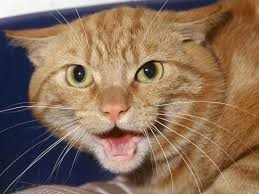
#> input picture Maching Learning/TP 4/images/Achat - Copie (2).jpg, 259 x 194 px; its folder holds only this picture in this run
$ jupyter execute --allow-errors 'TP 4 Notebook.ipynb'   (shell and % lines are left out)
#> lines starting #> are read from the running program, lines starting #| are printed output that depends on the picture; after the words box and inside, x2 and y2 are one past the last pixel; in counts of white or black regions, pixels touching at a corner belong together
Vous allez trouver la suite ici: [Notebook Online](https://machinelearning-dgrinderhz.notebooks.azure.com/j/notebooks/Master%20MST%20SIDI%20-%20FST%20Errachidia/TP%204/TP%204%20Notebook.ipynb)

# Partie 1 : Extraction de caractéristiques simples
La problématique ici est de faire le lien entre ce que vous connaissez en image et ce qu'il vous
est raconté en Classification (il est temps!). En effet, jusqu'à présent, tous les algorithmes
d'apprentissage que nous avons vu requièrent les données sous formes de vecteurs. Or notre but
est de faire de la classification d'images, c'est à dire d'un tenseur d'ordre 3 (3 matrices de
couleurs si vous préférez). Dans cette partie nous allons voir plusieurs approches permettant de
passer d'une image à un vecteur.

### Question 0
Dans un premier temps, il vous faut des images ! Créer donc un répertoire et mettez y quelques
images de chiens et quelques images de chats : le but ultime du TP est d'apprendre un classifieur
distinguant les 2 espèces. Le code python suivant permet d'ouvrir une image et de l'afficher :

[cell 1]
from imageio import imread
import matplotlib.pyplot as plt
import numpy as np
#ouverture d’une image couleur
#> (the rest of this cell did not finish here and is left out)

### Question 1
La première vectorisation d'une image sera la plus simple : nous allons juste prendre l'image et
l'aplatir en un vecteur. La seule difficulté est que l'on a des images de tailles différentes alors
que l'on a besoin de vecteurs de taille identique : il faut redimensionner chaque image.
Ecrire une fonction ```aplatir(image)``` qui prend une image au format renvoyé par imread, la
redimensionne au format (32,32) et en fait un vecteur.

Vous pouvez utiliser vos outils préférés, mais les fonctions ```resize(image, shape)``` et ```flatten()``` de opencv peuvent s'avérer très utiles (normalement la commande import cv2 suffit pour pouvoir utiliser opencv en python).

[cell 2]
from numpy import resize, shape
def applatir(image):
    image = resize(image, (32, 32))
    return image.flatten()

### Question 2
Dans cette question, nous allons représenter chaque image par un histogramme de couleur.
Ecrire une fonction ```histogramme(image)``` qui prend une image et retourne un vecteur contenant
l'histogramme de couleur.

Encore une fois, vous pouvez utiliser les outils que vous voulez, mais
les fonctions opencv ```cvtColor(image, cv2.COLOR_BGR2HSV)``` qui renvoie une description
HSV d'une image, et ```calcHist([hsv], channels, mask, histSize, ranges)``` qui construit
l'histogramme à partir d'un HSV, peuvent s'avérer utiles, tout comme la fonction ```normalize(hist)```
qui normalise un histogramme (penser aussi à flatten() pour avoir un vecteur…).

[cell 3]
import cv2
import os

[cell 4]
def histogramme(image):
    image = cv2.resize(image, (32,32))
    hsv = cv2.cvtColor(image, cv2.COLOR_BGR2HSV)
    hist = cv2.calcHist([hsv], [0, 1], None, [180, 256], [0, 180, 0, 256])
    cv2.normalize(hist, hist,0,255,cv2.NORM_MINMAX)
    return hist.flatten()

#> (a cell that did not finish here is left out)

### Question 3
Ecrire une fonction ```images_en_vecteur_naif(chemin)``` qui prend le chemin vers le dossier
contenant les images, les ouvrent les unes après les autres, les transforme chacune en un vecteur
en utilisant la fonction de la question 1, et retourne un arrayX correspondant et un vecteur y au
format nécessaire à scikit-learn.

Le code ci-dessous permet de récupérer un à un les noms des fichiers d'un répertoire ainsi que
leur index :

[cell 6]
'''
import os
fchiers = os.listdir("chemin_du_repertoir")
for fchier in fchiers:
    #traitement à appliquer à chaque image
'''

Pour le calcul du vecteur y, une possibilité est de donner le numéro de la classe dans le nom du
fichier. Par exemple, si on suppose que la classe 0 est celle des chiens et la classe 1 celle des
chats, toutes les images de chiens peuvent commencer par "0." et celles de chats par "1."
(l'utilisation alors de la fonction ```str.startswith(str2)```, qui teste si la chaine de caractères str
commence par la chaine str2, faciliterait la construction)

[cell 7]
import os
path = 'images/'
#> path = 'images/'
images = ['images/{}'.format(i) for i in os.listdir(path)]
#> images = ['images/Achat - Copie (2).jpg']
np.shape(images)
#> Out = (1,)

Au lieu de la fonction ```str.startswith(str2)```, on utilise l'opéerateur **in**.

[cell 8]
def images_en_vecteur_naif(images):
    x = []
    y = []
    for image in images:
        x.append(applatir(cv2.imread(image)))
#> in applatir, `image = resize(image, (32, 32))`:
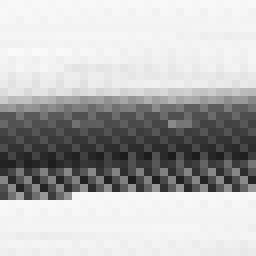
#> image: shape (32, 32) (shown 8 times larger); min 28, max 250, mean 180.9
        if 'chat' in image:
            y.append(1)
        elif 'chien' in image:
            y.append(0)
    return x, y

[cell 9]
# test de la fonction
X_naif, y_naif = images_en_vecteur_naif(images)
#> X_naif = 1 item; y_naif = [1]
X_naif = np.array(X_naif)
y_naif = np.array(y_naif)

### Question 4

Ecrire une fonction ```images_en_vecteur(chemin)``` qui prend le chemin vers le dossier contenant
les images, les ouvre les unes après les autres, les transforme chacune en un vecteur en utilisant
la fonction de la question 2, et retourne un arrayX correspondant et un vecteur y au format
nécessaire à scikit-learn.

[cell 10]
def images_en_vecteur(images):
    x = []
    y = []
    for image in images:
        x.append(histogramme(cv2.imread(image)))
#> in histogramme, `image = cv2.resize(image, (32,32))`:
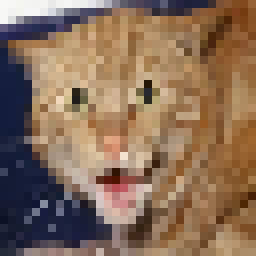
#> image: shape (32, 32, 3) (shown 8 times larger); mean B, G, R 89.1, 109.7, 136.4
#> in histogramme, `hsv = cv2.cvtColor(image, cv2.COLOR_BGR2HSV)`: hsv: shape (32, 32, 3); mean H, S, V 37.9, 112.8, 142.1
#> in histogramme, `hist = cv2.calcHist([hsv], [0, 1], None, [180, 256], [0, 180, 0, 256])`:
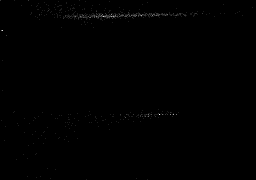
#> hist: shape (180, 256) float32; min 0, max 9, mean 0.0222; drawn with min black and max white
#> in histogramme, `cv2.normalize(hist, hist,0,255,cv2.NORM_MINMAX)`:
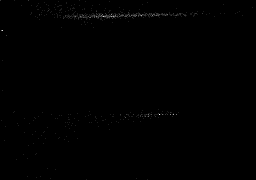
#> hist: shape (180, 256) float32; 1.52% of pixels changed, all inside (x1, y1, x2, y2) = (0, 0, 253, 180)
        if 'chat' in image:
            y.append(1)
        elif 'chien' in image:
            y.append(0)
    return x, y

[cell 11]
#test de la fonction
X_hist, y_hist = images_en_vecteur(images)
#> X_hist = 1 item; y_hist = [1]
X_hist = np.array(X_hist)
y_hist = np.array(y_hist)

### Question 5

Ecrire une fonction ```images_en_vecteur_complet(chemin)``` qui prend le chemin vers le dossier
contenant les images, les ouvrent les unes après les autres, les transforme chacune en un vecteur
composer par le vecteur obtenu en utilisant la fonction de la question 1 concaténé avec celui
obtenu par celle de la question 2, et retourne un arrayX correspondant et un vecteur y au format
nécessaire à scikit-learn.

[cell 12]
def images_en_vecteur_complet(images):
    x = []
    y = []
    for image in images:
        vect1 = applatir(cv2.imread(image))
#> vect1 = 1024 values, max 250 at index 193, min 28 at index 623, mean 180.9
        vect2 = histogramme(cv2.imread(image))
        x.append(np.concatenate((vect1, vect2), axis=0))
        if 'chat' in image:
            y.append(1)
        elif 'chien' in image:
            y.append(0)
    return x, y

[cell 13]
#test de la fonction
X_complet, y_complet = images_en_vecteur_complet(images)
#> X_complet = 1 item; y_complet = [1]
X_complet = np.array(X_complet)
y_complet = np.array(y_complet)

# Partie 2 : Sélection d'attributs / Réduction de dimension

Normalement vous savez tous ce qu'est une ```ACP (Analyse en Composantes principales)```. Pour
les poissons rouges : une ```PCA (Principal Components Analysis)``` est réalisée à l'aide d'une
combinaison linéaire des attributs originaux en utilisant une décomposition en valeurs propres
(en fait singulières...) troncatée.

Il s'agit de décomposer une matrice X pour projeter les données
sur une base des principaux vecteurs propres (singuliers). En scikit-learn, on fait ça comme ça:

[cell 14]
'''
from sklearn.decomposition import PCA
pca = PCA(n_components=2, whiten=True).fit(X)
#Cela nous transforme les données en 2 dimensions :
X_pca = pca.transform(X)
'''

### Question 0 (deja fait en haut)

Générer les matrices X_naif, X_hist, X_complet et les vecteurs y_naif, y_hist, y_complet en
utilisant les fonctions de la première partie.

[cell 15]
print(X_naif)
#> (printed output is left out)
print("Its shape is :",np.shape(X_naif))
#| Its shape is : (1, 1024)

[cell 16]
X_naif[0]
#> Out has the same summary as vect1 in images_en_vecteur_complet

[cell 17]
print(y_naif)
#| [1]
print("Its shape is :",np.shape(y_naif))
#| Its shape is : (1,)

[cell 18]
print(X_hist)
#> (printed output is left out)
print("Its shape is :",np.shape(X_hist))
#| Its shape is : (1, 46080)

[cell 19]
print(y_hist)
#| [1]
print("Its shape is :",np.shape(y_hist))
#| Its shape is : (1,)

[cell 20]
print(X_complet)
#> (printed output is left out)
print("Its shape is :",np.shape(X_complet))
#| Its shape is : (1, 47104)

[cell 21]
print(y_complet)
#| [1]
print("Its shape is :",np.shape(y_complet))
#| Its shape is : (1,)

### Question 1

En utilisant la fonction PCA de scikit learn, pour chacune des matrices précédentes, générer les
matrices de données obtenables par ACP en réduisant les nombre d'attributs de 20 %, 40 %, et
60 % . Vous devez donc construire **X_naif_ACP20, X_naif_ACP40, X_naif_ACP60, X_hist_ACP20, etc**.
Attention, cela va vous demander de réfléchir : combien y a-t-il d'attributs dans X_naif ?
Combien de vecteurs singuliers doit-on garder si on en veut 80 % ? 60 % ? 40 % ? Et pour
X_complet ?

[cell 22]
X_naif.shape
#> Out = (1, 1024)

[cell 23]
from sklearn.decomposition import PCA

Normalement le nombre des attributs (Pixels) se trouvent sur ```X_naif.shape[1]```!!!

[cell 24]
# X_naif
# PCA à 20%
pca20 = PCA(n_components=int(X_naif.shape[0]-X_naif.shape[0]*0.2))
X_naif_ACP20 = pca20.fit_transform(X_naif)
#> X_naif_ACP20 = empty array
# PCA à 40%
pca40 = PCA(n_components=int(X_naif.shape[0]-X_naif.shape[0]*0.4))
X_naif_ACP40 = pca40.fit_transform(X_naif)
#> X_naif_ACP40 = empty array
# PCA à 60%
pca60 = PCA(n_components=int(X_naif.shape[0]-X_naif.shape[0]*0.6))
X_naif_ACP60 = pca60.fit_transform(X_naif)
#> X_naif_ACP60 = empty array

[cell 25]
# X_hist
# PCA à 20%
pca20_hist = PCA(n_components=int(X_hist.shape[0]-X_hist.shape[0]*0.2))
X_hist_ACP20 = pca20_hist.fit_transform(X_hist)
#> X_hist_ACP20 = empty array
# PCA à 40%
pca40_hist = PCA(n_components=int(X_hist.shape[0]-X_hist.shape[0]*0.6))
X_hist_ACP40 = pca40_hist.fit_transform(X_hist)
#> X_hist_ACP40 = empty array
# PCA à 60%
pca60_hist = PCA(n_components=int(X_hist.shape[0]-X_hist.shape[0]*0.4))
X_hist_ACP60 = pca60_hist.fit_transform(X_hist)
#> X_hist_ACP60 = empty array

[cell 26]
# X_complet
# PCA à 20%
pca20_hist = PCA(n_components=int(X_complet.shape[0]-X_complet.shape[0]*0.2))
X_complet_ACP20 = pca20_hist.fit_transform(X_complet)
#> X_complet_ACP20 = empty array
# PCA à 40%
pca40_hist = PCA(n_components=int(X_complet.shape[0]-X_complet.shape[0]*0.4))
X_complet_ACP40 = pca40_hist.fit_transform(X_complet)
#> X_complet_ACP40 = empty array
# PCA à 60%
pca60_hist = PCA(n_components=int(X_complet.shape[0]-X_complet.shape[0]*0.6))
X_complet_ACP60 = pca60_hist.fit_transform(X_complet)
#> X_complet_ACP60 = empty array

[cell 27]
y_hist
#> Out = [1]

$ run again, on Maching Learning/TP 4/images/Bchien4.jpg
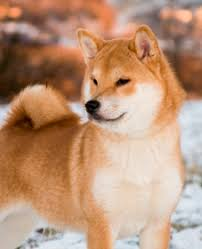
#> input picture Maching Learning/TP 4/images/Bchien4.jpg, 202 x 249 px
#> path = 'images/'
#> images = ['images/Bchien4.jpg']
#> in applatir, `image = resize(image, (32, 32))`:
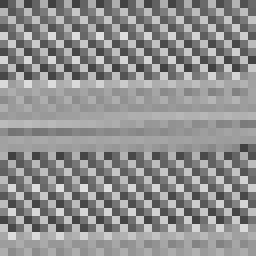
#> image: shape (32, 32) (shown 8 times larger); min 64, max 223, mean 143.6
#> X_naif = 1 item; y_naif = [0]
#> hsv: shape (32, 32, 3); mean H, S, V 21.3, 102.4, 188.4
#> in histogramme, `cv2.normalize(hist, hist,0,255,cv2.NORM_MINMAX)`:
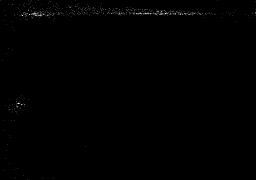
#> hist: shape (180, 256) float32; min 0, max 255, mean 0.8
#> X_hist = 1 item; y_hist = [0]
#> vect1 = 1024 values, max 223 at index 140, min 64 at index 0, mean 143.6
#> X_complet = 1 item; y_complet = [0]
#> (printed output is left out)
#| Its shape is : (1, 1024)
#> `X_naif[0]`: Out has the same summary as vect1 in images_en_vecteur_complet
#| [0]
#| Its shape is : (1,)
#> (printed output is left out)
#| Its shape is : (1, 46080)
#| [0]
#| Its shape is : (1,)
#> (printed output is left out)
#| Its shape is : (1, 47104)
#| [0]
#| Its shape is : (1,)
#> X_naif_ACP20 = empty array
#> `y_hist`: Out = [0]
